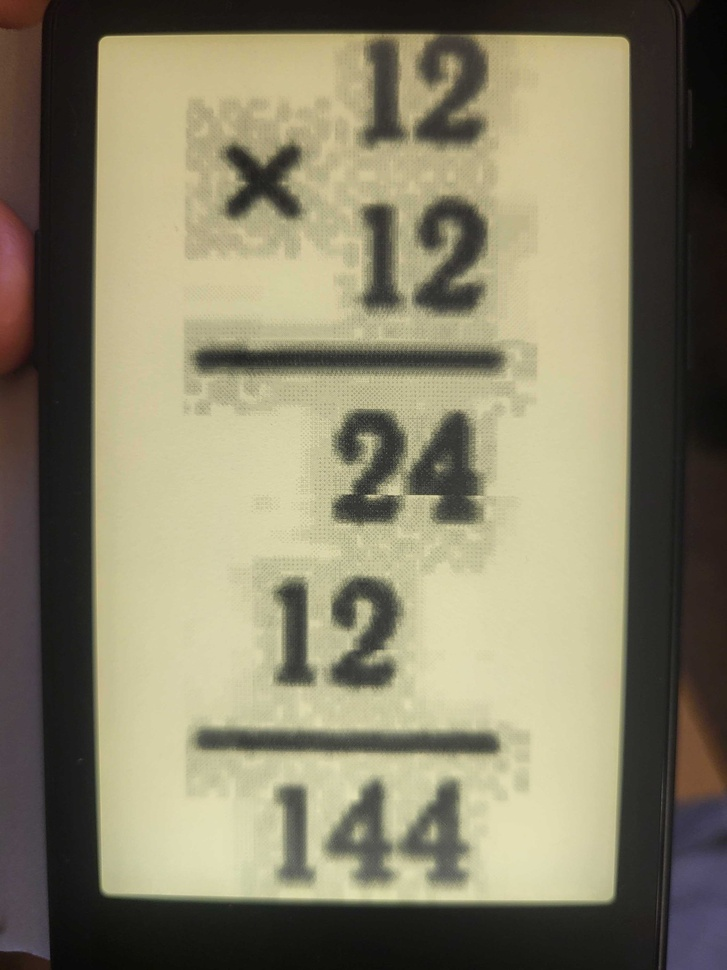
#> input picture bugs/dirty_sullscreen_upscale_of_the_small_imagess.jpg, 727 x 970 px, shrunk from 3000 x 4000 before the run
$ python shot_rows.py ../bugs/dirty_sullscreen_upscale_of_the_small_imagess.jpg
#> lines starting #> are read from the running program, lines starting #| are printed output that depends on the picture
# Row profile of upright WebP/BMP screen shots: prints each band of rows holding dark pixels (text lines, the status bar)
# as (first_row, last_row) — compares a simulator page with the owner's reader screenshot by numbers (KCCP bug 16,
# EXP-0041). Usage: .pio-venv/Scripts/python.exe -I -X utf8 tools/shot_rows.py <shot> [<shot>…]
# [TESTED: 2026-11-20 · the owner's shots ch11_p25/ch11_p45 (bar 450–465) vs qa_runs/ui_before and ui_v1 (454 → 450)]
import sys

from PIL import Image

DARK = 128  # a pixel below this grey level counts as ink

for path in sys.argv[1:]:
    image = Image.open(path).convert("L")
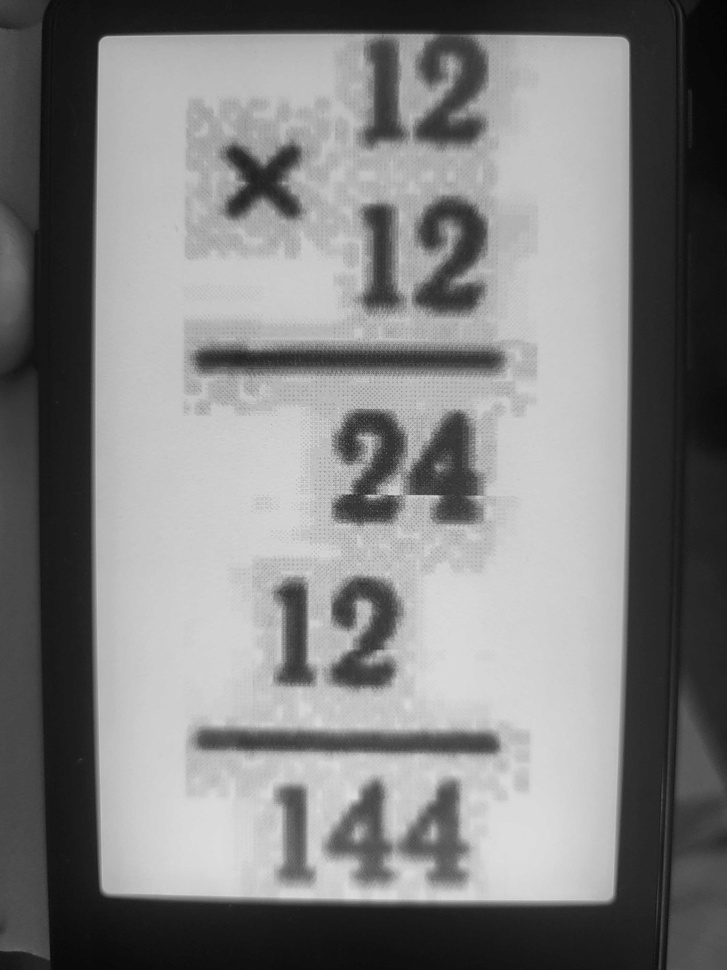
#> image: PIL image 727x970 L; min 3, max 221, mean 128
    width, height = image.size
#> width = 727; height = 970
    pixels = image.load()
    dark_per_row = [sum(1 for x in range(width) if pixels[x, y] < DARK) for y in range(height)]
#> dark_per_row = 970 values, max 727 at index 0, min 193 at index 316, mean 319.1
    bands, start = [], None
    for y, count in enumerate(dark_per_row + [0]):
        if count > 0 and start is None:
            start = y
        if count == 0 and start is not None:
            bands.append((start, y - 1))
            start = None
#> this loop made 971 passes
#> count on pass 1: 727
#> count on passes 2 to 7: 727, 727, 727, 727, 727, 727
#> after the loop, bands = [(0, 969)]
    print(path, f"{width}x{height}", bands)
#| ../bugs/dirty_sullscreen_upscale_of_the_small_imagess.jpg 727x970 [(0, 969)]
